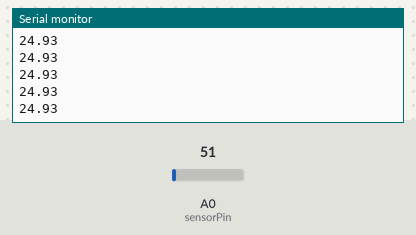
Recording of a sketch running on a simulated Arduino Uno, built with avr-gcc and run on an emulated ATmega328P. Shown: the last lines printed to the serial monitor. The test bench sets the inputs (shaded band); at power-on: A0 (sensorPin) = 51.

Above: at 1.2 s.
1.3 s: A0 (sensorPin) set to 61
At 1.49 s:
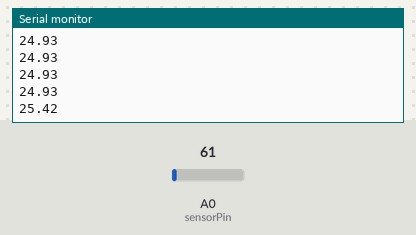
2.8 s: A0 (sensorPin) set to 71
At 2.87 s:
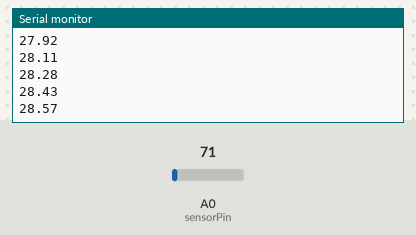
Timing chart, 0 to 5.8 s (numbered marks = the images above; inputs shaded):
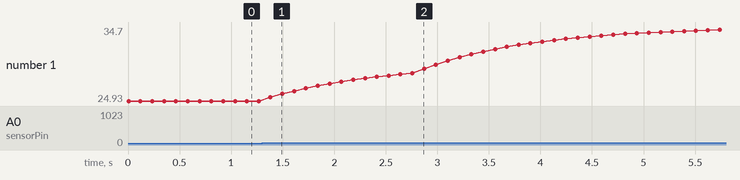

Measured:
- after the input at 1.3 s, the serial monitor: prints a new line after 0.08 s (image 1)
- plotted number 1: 24.93 → 28.57 after the input at 1.3 s, 28.57 → 34.7 after the input at 2.8 s

The sketch:

temp.ino
```cpp
/*
 * Medidor de Temperatura com LM35 - Alta Velocidade de Amostragem
 *
 * Conexões:
 * LM35 VCC -> Arduino 5V
 * LM35 OUT -> Arduino A0
 * LM35 GND -> Arduino GND
 */

const int sensorPin = A0;        // Pino analógico para o LM35
const int numLeituras = 50;      // Aumentado para 50 leituras (mais suavização)
const int janelaTemporal = 114;   // Reduzido para 20ms (mais atualizações por segundo)
// Variáveis para média móvel
int leituras[numLeituras];
int indice = 0;
long total = 0;

// Variáveis para estatísticas
float temperaturaMin = 100.0;
float temperaturaMax = -100.0;
unsigned long ultimoResetStats = 0;
const unsigned long intervaloResetStats = 30000; // Reset stats a cada 30 segundos

// Variáveis para cálculo de taxa de amostragem
unsigned long ultimoTempo = 0;
unsigned int contadorAmostras = 0;
float taxaAmostragem = 0;

// Filtro IIR (Infinite Impulse Response) para suavização adicional
float temperaturaFiltrada = 0;
const float alpha = 0.1; // Fator de suavização (0.1 = 10% de cada nova amostra)

void setup() {
  Serial.begin(9600);          // Aumentado para 115200 baud para maior velocidade

  // Inicializa o array de leituras para média móvel
  for (int i = 0; i < numLeituras; i++) {
    leituras[i] = analogRead(sensorPin); // Lê valor inicial
    total += leituras[i];
  }

  // Inicializa temperatura filtrada
  temperaturaFiltrada = (total / numLeituras * 5.0 / 1023.0) * 100.0;

  ultimoTempo = millis();
  ultimoResetStats = millis();
}

void loop() {
  unsigned long tempoAtual = millis();

  // Lê o valor analógico do sensor
  int leitura = analogRead(sensorPin);

  // Atualiza média móvel
  total = total - leituras[indice];
  leituras[indice] = leitura;
  total = total + leituras[indice];
  indice = (indice + 1) % numLeituras;

  // Calcula temperaturas
  float temperaturaMedia = (total / numLeituras * 5.0 / 1023.0) * 100.0;
  float temperaturaAtual = (leitura * 5.0 / 1023.0) * 100.0;

  // Aplica filtro IIR
  temperaturaFiltrada = (1 - alpha) * temperaturaFiltrada + alpha * temperaturaAtual;

  // Atualiza estatísticas
  if (temperaturaAtual < temperaturaMin) temperaturaMin = temperaturaAtual;
  if (temperaturaAtual > temperaturaMax) temperaturaMax = temperaturaAtual;

  // Calcula taxa de amostragem
  contadorAmostras++;
  if (tempoAtual - ultimoTempo >= 1000) {
    taxaAmostragem = contadorAmostras * 1000.0 / (tempoAtual - ultimoTempo);
    ultimoTempo = tempoAtual;
    contadorAmostras = 0;
  }

  // Reset estatísticas periodicamente
  if (tempoAtual - ultimoResetStats >= intervaloResetStats) {
    temperaturaMin = temperaturaAtual;
    temperaturaMax = temperaturaAtual;
    ultimoResetStats = tempoAtual;
  }

  // Envia os dados formatados para o Serial Plotter
  Serial.println(temperaturaFiltrada, 2);

  // Aguarda o intervalo definido (janelamento rápido)
  delay(janelaTemporal);
}
```
